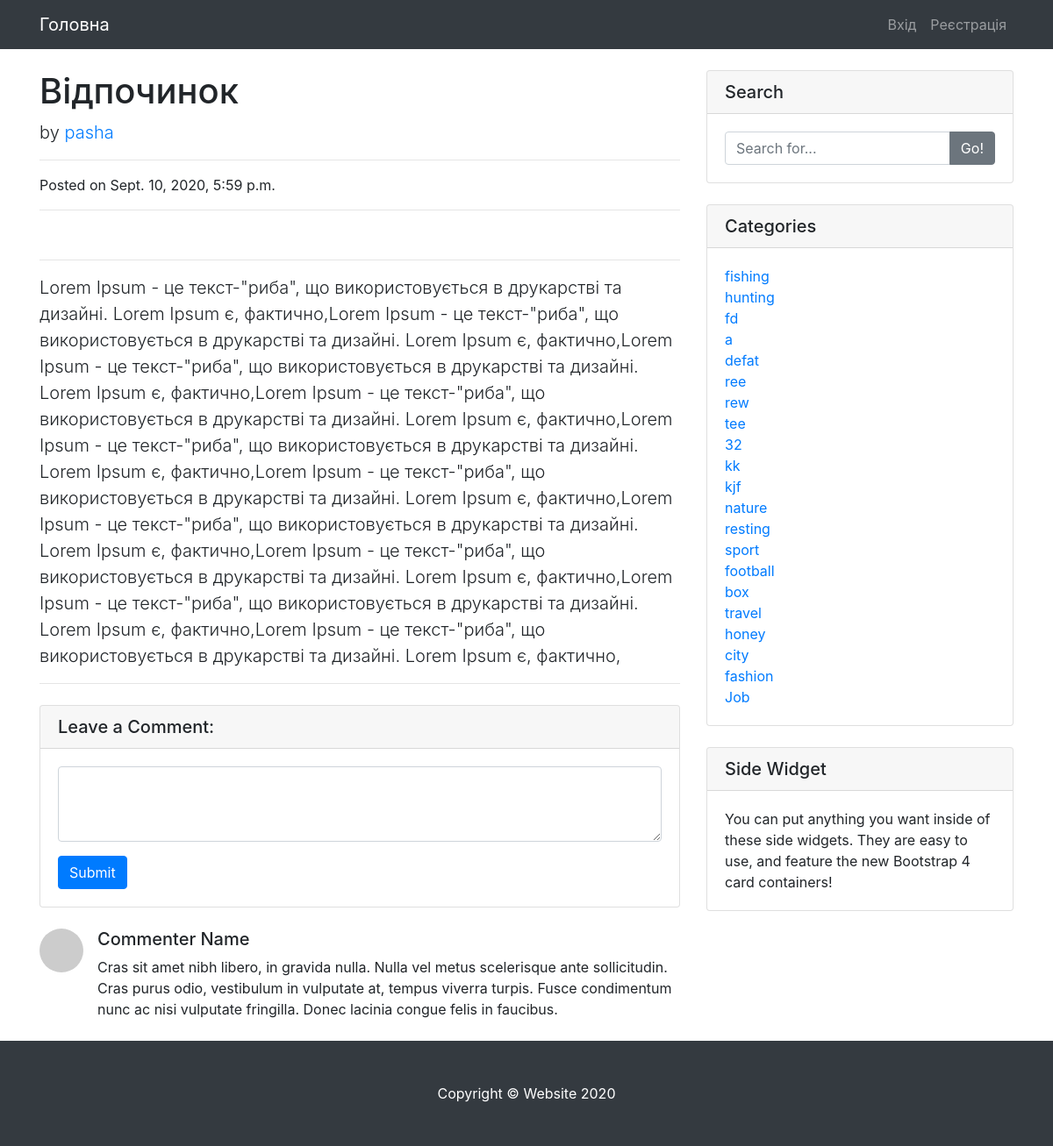
The page /articles/4/ on the database its author committed.
### blog/models.py (models this page shows, shortened)
class Post(models.Model):
    class Meta:
        db_table = 'post'
        verbose_name = 'Стаття'
        verbose_name_plural = "Статті"
        ordering = ['create']
    title = models.CharField("Заголовок", max_length=200)
    author = models.ForeignKey(
        'auth.User',
        on_delete=models.CASCADE,
    )
    text = models.TextField("Текст статті", max_length=2500)
    image = models.ImageField("Зображення", upload_to="images/", blank=True)
    create = models.DateTimeField("Створенно", auto_now_add=True)
    update = models.DateTimeField("Обновленно", auto_now=True)
    moderation = models.BooleanField("Модерація", default=False)
    tags = TaggableManager()
    @property
    def image_url(self):
        if self.image and hasattr(self.image, 'url'):
            return self.image.url

### blog/views.py (the view)
# urls.py: path('articles/<int:id>/', SingleArticle.as_view(), name='articles'),
class SingleArticle(TagMixin, ListView):
    template_name = 'single_article.html'
    model = Post
    context_object_name = 'article'
    def get_queryset(self):
        return get_object_or_404(Post, pk=self.kwargs.get('id'))

### blog/views.py (called while the page is built)
    def get_context_data(self, **kwargs):
        context = super(TagMixin, self).get_context_data(**kwargs)
        context['tags'] = Tag.objects.all()
        return context

### templates/single_article.html (shortened to what this page needs)
{% extends 'base.html' %}
{% block content %}
  <div class="container">
    <div class="row">
      <div class="col-lg-8">
        <h1 class="mt-4">{{ article.title }}</h1>
        <p class="lead">
          by
          <a href="#">{{ article.author }}</a>
        </p>
        <hr>
        <p>Posted on {{ article.update }}</p>
        <hr>
        <hr>
        <p class="lead">
            {{ article.text }}
        </p>
        <hr>
        <div class="card my-4">
          <h5 class="card-header">Leave a Comment:</h5>
          <div class="card-body">
            <form>
              <div class="form-group">
                <textarea class="form-control" rows="3"></textarea>
              </div>
              <button type="submit" class="btn btn-primary">Submit</button>
            </form>
          </div>
        </div>
        <div class="media mb-4">
          <img class="d-flex mr-3 rounded-circle" src="http://placehold.it/50x50" alt="">
          <div class="media-body">
            <h5 class="mt-0">Commenter Name</h5>
            Cras sit amet nibh libero, in gravida nulla. Nulla vel metus scelerisque ante sollicitudin. Cras purus odio, vestibulum in vulputate at, tempus viverra turpis. Fusce condimentum nunc ac nisi vulputate fringilla. Donec lacinia congue felis in faucibus.
          </div>
        </div>
      </div>
      <div class="col-md-4">
        <div class="card my-4">
          <h5 class="card-header">Search</h5>
          <div class="card-body">
            <div class="input-group">
              <input type="text" class="form-control" placeholder="Search for...">
              <span class="input-group-append">
                <button class="btn btn-secondary" type="button">Go!</button>
              </span>
            </div>
          </div>
        </div>
        <div class="card my-4">
          <h5 class="card-header">Categories</h5>
          <div class="card-body">
            <div class="row">
              <div class="col-lg-6">
                <ul class="list-unstyled mb-0">
                    {% for tag in tags %}
                     <li>
                        <a href="{% url 'tagged' tag.slug%}">{{ tag.name }}</a>
                     </li>
                    {% endfor %}
                </ul>
              </div>
            </div>
          </div>
        </div>
        <div class="card my-4">
          <h5 class="card-header">Side Widget</h5>
          <div class="card-body">
            You can put anything you want inside of these side widgets. They are easy to use, and feature the new Bootstrap 4 card containers!
          </div>
        </div>
      </div>
    </div>
  </div>
{% endblock %}

### static/css/style.css (style rules this page uses)
body { padding-top: 56px; }

### rows shown on the page
Post: title "Відпочинок", author "pasha", update "Sept. 10, 2020, 5:59 p.m.", text "Lorem Ipsum - це текст-\"риба\", що використовується в друкарстві та дизайні. Lorem Ipsum є, фактично,Lorem Ipsum - це текст-\"риба\", що використовується в друкарстві та дизайні. Lorem Ipsum є, фактично,Lorem Ipsum - це текст-\"риба\", що використовується в друкарстві та дизайні. Lorem Ipsum є, фактично,Lorem Ipsum - це текст-\"риба\", що використовується в друкарстві та дизайні. Lorem Ipsum є, фактично,Lorem Ipsum - це текст-\"риба\", що використовується в друкарстві та дизайні. Lorem Ipsum є, фактично,Lorem Ipsum - це текст-\"риба\", що використовується в друкарстві та дизайні. Lorem Ipsum є, фактично,Lorem Ipsum - це текст-\"риба\", що використовується в друкарстві та дизайні. Lorem Ipsum є,…"
Tag: name "fishing"
Tag: name "hunting"
Tag: name "fd"
Tag: name "a"
Tag: name "defat"
Tag: name "ree"
Tag: name "rew"
Tag: name "tee"
Tag: name "32"
Tag: name "kk"
Tag: name "kjf"
Tag: name "nature"
Tag: name "resting"
Tag: name "sport"
Tag: name "football"
Tag: name "box"
Tag: name "travel"
Tag: name "honey"
Tag: name "city"
Tag: name "fashion"
Tag: name "Job"
